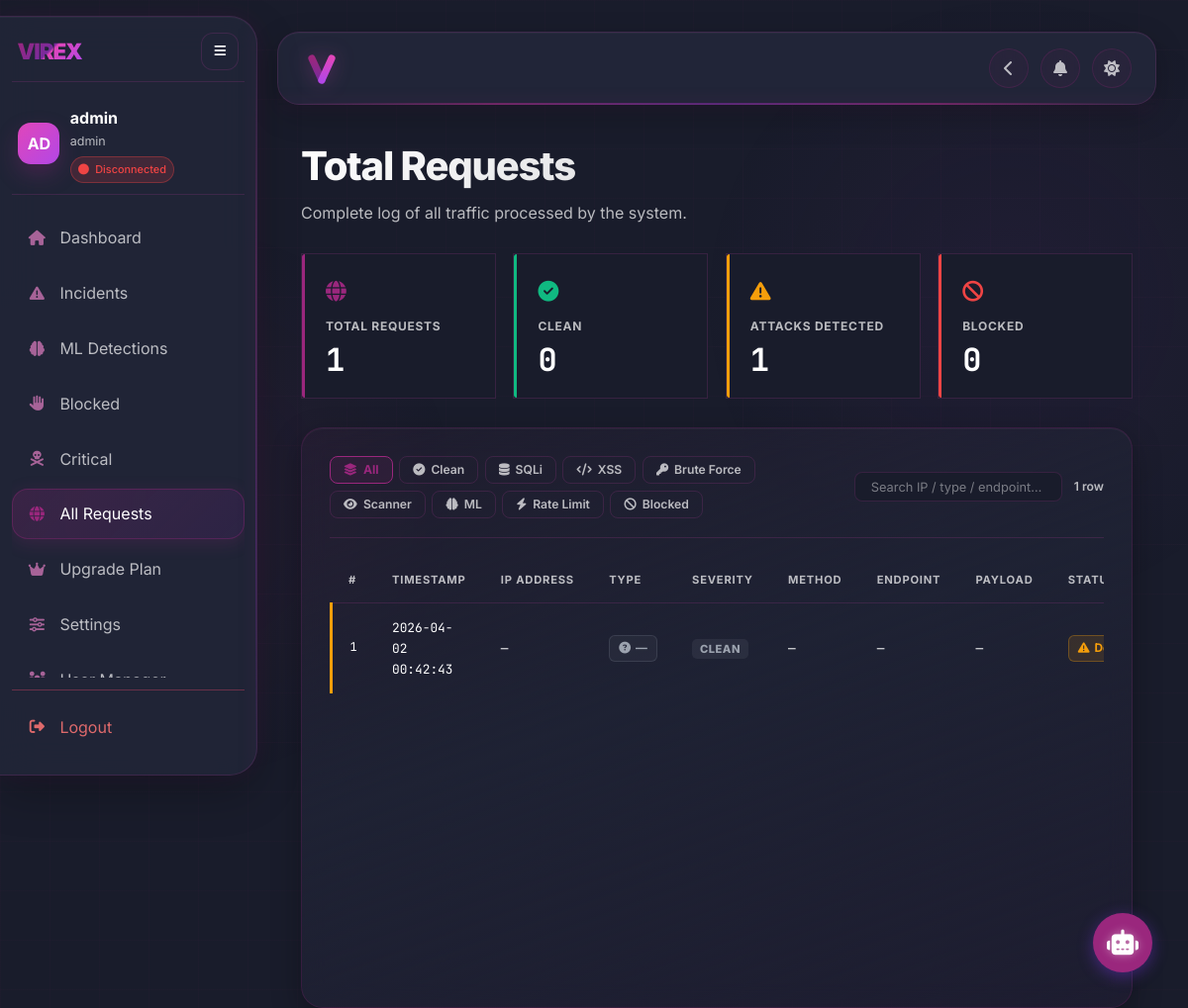
Screenshot of /requests (signed in) with the database file from the repository.
### tables this page shows
CREATE TABLE users (
    user_id INTEGER PRIMARY KEY AUTOINCREMENT,
    username TEXT NOT NULL UNIQUE,
    password_hash TEXT NOT NULL,
    email TEXT UNIQUE,
    role_id INTEGER,
    department_id INTEGER,
    is_active BOOLEAN DEFAULT 1,
    last_login TIMESTAMP,
    created_at TIMESTAMP DEFAULT CURRENT_TIMESTAMP,
    updated_at TIMESTAMP, reset_token TEXT, reset_token_expiry TIMESTAMP,
    FOREIGN KEY (role_id) REFERENCES roles(role_id),
    FOREIGN KEY (department_id) REFERENCES departments(department_id)
);

CREATE TABLE roles (
    role_id INTEGER PRIMARY KEY AUTOINCREMENT,
    name TEXT NOT NULL,
    description TEXT,
    created_at TIMESTAMP DEFAULT CURRENT_TIMESTAMP
);

### app/dashboard/routes.py (the view)
    @app.route('/requests')
    @token_required
    def requests_page(current_user):
        logs = dashboard.load_audit_log()
        logs.sort(key=lambda x: x.get('timestamp', ''), reverse=True)
        return render_template('requests.html', logs=logs, title="Total Requests", user=current_user)

### app/templates/requests.html (shortened to what this page needs)
{% extends "sidebar_layout.html" %} {% set active_page = 'requests' %}  {% block stylesheets %}
<link
  rel="stylesheet"
  href="{{ url_for('static', filename='css/requests.css') }}"
/>
{% endblock %} {% block content %}
<main class="main-content">
  <header class="section-title">
    <h1>{{ title }}</h1>
    <p>Complete log of all traffic processed by the system.</p>
  </header>
  {% set total = logs | length %} {% set clean = logs |
  selectattr('attack_type', 'equalto', 'Clean') | list | length %} {% set
  attacks = total - clean %} {% set blocked_count = logs | selectattr('blocked',
  'equalto', true) | list | length %}
  <div class="req-summary">
    <div class="req-card card-total">
      <div class="req-card-icon"><i class="fas fa-globe"></i></div>
      <div class="req-card-label">Total Requests</div>
      <div class="req-card-value">{{ total }}</div>
    </div>
    <div class="req-card card-clean">
      <div class="req-card-icon">
        <i class="fas fa-circle-check"></i>
      </div>
      <div class="req-card-label">Clean</div>
      <div class="req-card-value">{{ clean }}</div>
    </div>
    <div class="req-card card-attack">
      <div class="req-card-icon">
        <i class="fas fa-triangle-exclamation"></i>
      </div>
      <div class="req-card-label">Attacks Detected</div>
      <div class="req-card-value">{{ attacks }}</div>
    </div>
    <div class="req-card card-blocked">
      <div class="req-card-icon"><i class="fas fa-ban"></i></div>
      <div class="req-card-label">Blocked</div>
      <div class="req-card-value">{{ blocked_count }}</div>
    </div>
  </div>
  <div class="table-card">
     {% if user.role == 'admin' %}
    <div class="req-toolbar">
      <div class="filter-group">
        <button
          class="filter-btn filter-all active"
          onclick="filterTable('all', this)"
        >
          <i class="fas fa-layer-group"></i> All
        </button>
        <button
          class="filter-btn filter-clean"
          onclick="filterTable('clean', this)"
        >
          <i class="fas fa-circle-check"></i> Clean
        </button>
        <button
          class="filter-btn filter-sqli"
          onclick="filterTable('sqli', this)"
        >
          <i class="fas fa-database"></i> SQLi
        </button>
        <button
          class="filter-btn filter-xss"
          onclick="filterTable('xss', this)"
        >
          <i class="fas fa-code"></i> XSS
        </button>
        <button
          class="filter-btn filter-brute"
          onclick="filterTable('brute', this)"
        >
          <i class="fas fa-key"></i> Brute Force
        </button>
        <button
          class="filter-btn filter-scanner"
          onclick="filterTable('scanner', this)"
        >
          <i class="fas fa-eye"></i> Scanner
        </button>
        <button class="filter-btn filter-ml" onclick="filterTable('ml', this)">
          <i class="fas fa-brain"></i> ML
        </button>
        <button
          class="filter-btn filter-rate"
          onclick="filterTable('rate', this)"
        >
          <i class="fas fa-bolt"></i> Rate Limit
        </button>
        <button
          class="filter-btn filter-blocked"
          onclick="filterTable('blocked', this)"
        >
          <i class="fas fa-ban"></i> Blocked
        </button>
      </div>
      <input
        class="req-search"
        type="text"
        placeholder="Search IP / type / endpoint…"
        oninput="searchTable(this.value)"
      />
      <span class="row-count" id="row-count"></span>
    </div>
    {% endif %}
    <div class="req-table-wrap">
      <table class="req-table" id="req-table">
        <thead>
          <tr>
            <th>#</th>
            <th>Timestamp</th>
            <th class="admin-only">IP Address</th>
            <th>Type</th>
            <th>Severity</th>
            <th class="admin-only">Method</th>
            <th class="admin-only">Endpoint</th>
            <th class="admin-only">Payload</th>
            <th>Status</th>
          </tr>
        </thead>
        <tbody id="req-tbody">
          {% for log in logs %} {% set t = (log.attack_type or log.type or '') |
          lower %} {% if log.blocked %}{% set row_tint = 'row-blocked-tint' %}
          {% elif 'clean' in t %}{% set row_tint = 'row-clean-tint' %} {% else
          %}{% set row_tint = 'row-attack-tint' %}{% endif %}
          <tr
            class="{{ row_tint }}"
            data-type="{{ t }}"
            data-blocked="{{ 'true' if log.blocked else 'false' }}"
            data-search="{{ (log.ip or '') ~ ' ' ~ (log.attack_type or '') ~ ' ' ~ (log.endpoint or '') | lower }}"
          >
            <td class="mono idx-cell">{{ loop.index }}</td>
            <td class="mono">{{ log.timestamp }}</td>
            <td class="admin-only mono">{{ log.ip or '—' }}</td>
            <td>
              {% if user.role == 'admin' %} {% if 'sql' in t %}<span
                class="threat-badge t-sqli"
                ><i class="fas fa-database"></i> {{ log.attack_type }}</span
              >
              {% elif 'xss' in t %}<span class="threat-badge t-xss"
                ><i class="fas fa-code"></i> {{ log.attack_type }}</span
              >
              {% elif 'brute' in t %}<span class="threat-badge t-brute"
                ><i class="fas fa-key"></i> {{ log.attack_type }}</span
              >
              {% elif 'scan' in t %}<span class="threat-badge t-scanner"
                ><i class="fas fa-eye"></i> {{ log.attack_type }}</span
              >
              {% elif 'ml' in t or 'anomaly' in t %}<span
                class="threat-badge t-ml"
                ><i class="fas fa-brain"></i> {{ log.attack_type }}</span
              >
              {% elif 'rate' in t %}<span class="threat-badge t-rate"
                ><i class="fas fa-bolt"></i> {{ log.attack_type }}</span
              >
              {% elif 'clean' in t %}<span class="threat-badge t-clean"
                ><i class="fas fa-circle-check"></i> Clean</span
              >
              {% else %}<span class="threat-badge t-unknown"
                ><i class="fas fa-circle-question"></i> {{ log.attack_type or
                '—' }}</span
              >
              {% endif %} {% endif %}
            </td>
            <td>
              {% set sev = (log.severity or 'clean') | lower %}
              <span class="sev-badge sev-{{ sev }}"
                >{{ log.severity or 'Clean' }}</span
              >
            </td>
            <td class="admin-only mono method-cell">{{ log.method or '—' }}</td>
            <td class="admin-only mono payload-td">
              {{ log.endpoint or '—' }}
            </td>
            <td class="admin-only mono payload-td">
              {{ log.payload or log.snippet or log.description or '—' }}
            </td>
            <td>
              {% if log.blocked %}<span class="status-badge s-blocked"
                ><i class="fas fa-ban"></i> Blocked</span
              >
              {% elif log.ml_detected %}<span class="status-badge s-ml"
                ><i class="fas fa-brain"></i> ML Detected</span
              >
              {% elif log.attack_type == 'Clean' %}<span
                class="status-badge s-allowed"
                ><i class="fas fa-circle-check"></i> Allowed</span
              >
              {% else %}<span class="status-badge s-detected"
                ><i class="fas fa-triangle-exclamation"></i> Detected</span
              >
              {% endif %}
            </td>
          </tr>
          {% else %}
          <tr class="empty-row">
            <td colspan="9">
              <i class="fas fa-inbox"></i>No requests logged yet.
            </td>
          </tr>
          {% endfor %}
        </tbody>
      </table>
    </div>
  </div>
</main>
{% endblock %}

### app/templates/sidebar_component.html (shortened to what this page needs)
<aside class="sidebar modern-sidebar" id="sidebar" aria-expanded="true">
  <div class="modern-sidebar__brand-row">
    <div class="sidebar-brand modern-sidebar__brand" style="display: flex; align-items: center; gap: 4px;">
      <span class="brand-v-icon">VIREX</span>
    </div>
    <button
      type="button"
      class="modern-sidebar__toggle"
      data-sidebar-toggle
      data-sidebar-target="sidebar"
      aria-label="Toggle sidebar"
      aria-controls="sidebar"
      aria-expanded="true"
    >
      <i class="fas fa-bars"></i>
    </button>
  </div>
  <div class="modern-sidebar__profile">
    <div class="modern-sidebar__profile-main">
      <div class="modern-sidebar__avatar" aria-hidden="true">
        {% if user and user.avatar_url %}
        <img
          src="{{ user.avatar_url }}"
          alt="avatar"
          style="
            width: 100%;
            height: 100%;
            object-fit: cover;
            border-radius: 13px;
          "
        />
        {% else %}
          {% if user and user.full_name %}
            {{ user.full_name[:2]|upper }}
          {% else %}
            {{ (user.username[:2] if user and user.username else 'US')|upper }}
          {% endif %}
        {% endif %}
      </div>
      <div class="modern-sidebar__profile-copy">
        <div class="modern-sidebar__username" id="sidebar-username" style="display: flex; align-items: center; gap: 8px;">
          {{ user.full_name if user and user.full_name else (user.username if user else 'User') }}
        </div>
        <div class="modern-sidebar__role">
          {{ user.role if user else 'Role' }}
        </div>
        <div
          class="modern-sidebar__status user-connection-status"
          id="sidebar-connection-status"
        >
        </div>
      </div>
    </div>
  </div>
  <nav class="modern-sidebar__nav" aria-label="Primary">
    <a
      href="/dashboard"
      class="modern-sidebar__item {% if active_page == 'dashboard' %}active{% endif %}"
    >
      <span class="modern-sidebar__icon"><i class="fas fa-home"></i></span>
      <span class="modern-sidebar__label">Dashboard</span>
    </a>
    <a
      href="/incidents"
      class="modern-sidebar__item {% if active_page == 'incidents' %}active{% endif %}"
    >
      <span class="modern-sidebar__icon"
        ><i class="fas fa-exclamation-triangle"></i
      ></span>
      <span class="modern-sidebar__label">Incidents</span>
    </a>
    <a
      href="/ml-detections"
      class="modern-sidebar__item {% if active_page == 'ml-detections' %}active{% endif %}"
    >
      <span class="modern-sidebar__icon"><i class="fas fa-brain"></i></span>
      <span class="modern-sidebar__label">ML Detections</span>
    </a>
    <a
      href="/blocked_page"
      class="modern-sidebar__item {% if active_page == 'blocked' %}active{% endif %}"
    >
      <span class="modern-sidebar__icon"><i class="fas fa-hand"></i></span>
      <span class="modern-sidebar__label">Blocked</span>
    </a>
    <a
      href="/critical"
      class="modern-sidebar__item {% if active_page == 'critical' %}active{% endif %}"
    >
      <span class="modern-sidebar__icon"
        ><i class="fas fa-skull-crossbones"></i
      ></span>
      <span class="modern-sidebar__label">Critical</span>
    </a>
    <a
      href="/requests"
      class="modern-sidebar__item {% if active_page == 'requests' %}active{% endif %}"
    >
      <span class="modern-sidebar__icon"><i class="fas fa-globe"></i></span>
      <span class="modern-sidebar__label">All Requests</span>
    </a>
    <a
      href="/pricing"
      class="modern-sidebar__item {% if active_page == 'pricing' %}active{% endif %}"
    >
      <span class="modern-sidebar__icon"><i class="fas fa-crown"></i></span>
      <span class="modern-sidebar__label">Upgrade Plan</span>
    </a>
    <a
      href="/settings"
      class="modern-sidebar__item {% if active_page == 'settings' %}active{% endif %}"
    >
      <span class="modern-sidebar__icon"><i class="fas fa-sliders"></i></span>
      <span class="modern-sidebar__label">Settings</span>
    </a>
    {% if user and user.role == 'admin' %}
    <a
      href="/user-manager"
      class="modern-sidebar__item {% if active_page == 'user-manager' %}active{% endif %}"
    >
      <span class="modern-sidebar__icon"
        ><i class="fas fa-users-gear"></i
      ></span>
      <span class="modern-sidebar__label">User Manager</span>
    </a>
    {% endif %}
  </nav>
  <div class="modern-sidebar__footer">
    <button type="button" class="modern-sidebar__logout" id="logout-btn">
      <span class="modern-sidebar__icon"
        ><i class="fas fa-right-from-bracket"></i
      ></span>
      <span class="modern-sidebar__label">Logout</span>
    </button>
  </div>
</aside>

### rows the page displays
users: username "AD", username "admin"
roles: name "admin"

### other values shown
{{ title }} "Total Requests"
{{ total }} "1"
{{ clean }} "0"
{{ attacks }} "1"
{{ blocked_count }} "0"
{{ log.timestamp }} "2026-04-02 00:42:43"
{{ log.ip or '—' }} "—"
{{ log.attack_type or
                '—' }} "—"
{{ log.severity or 'Clean' }} "CLEAN"
{{ log.method or '—' }} "—"
{{ log.endpoint or '—' }} "—"
{{ log.payload or log.snippet or log.description or '—' }} "—"
